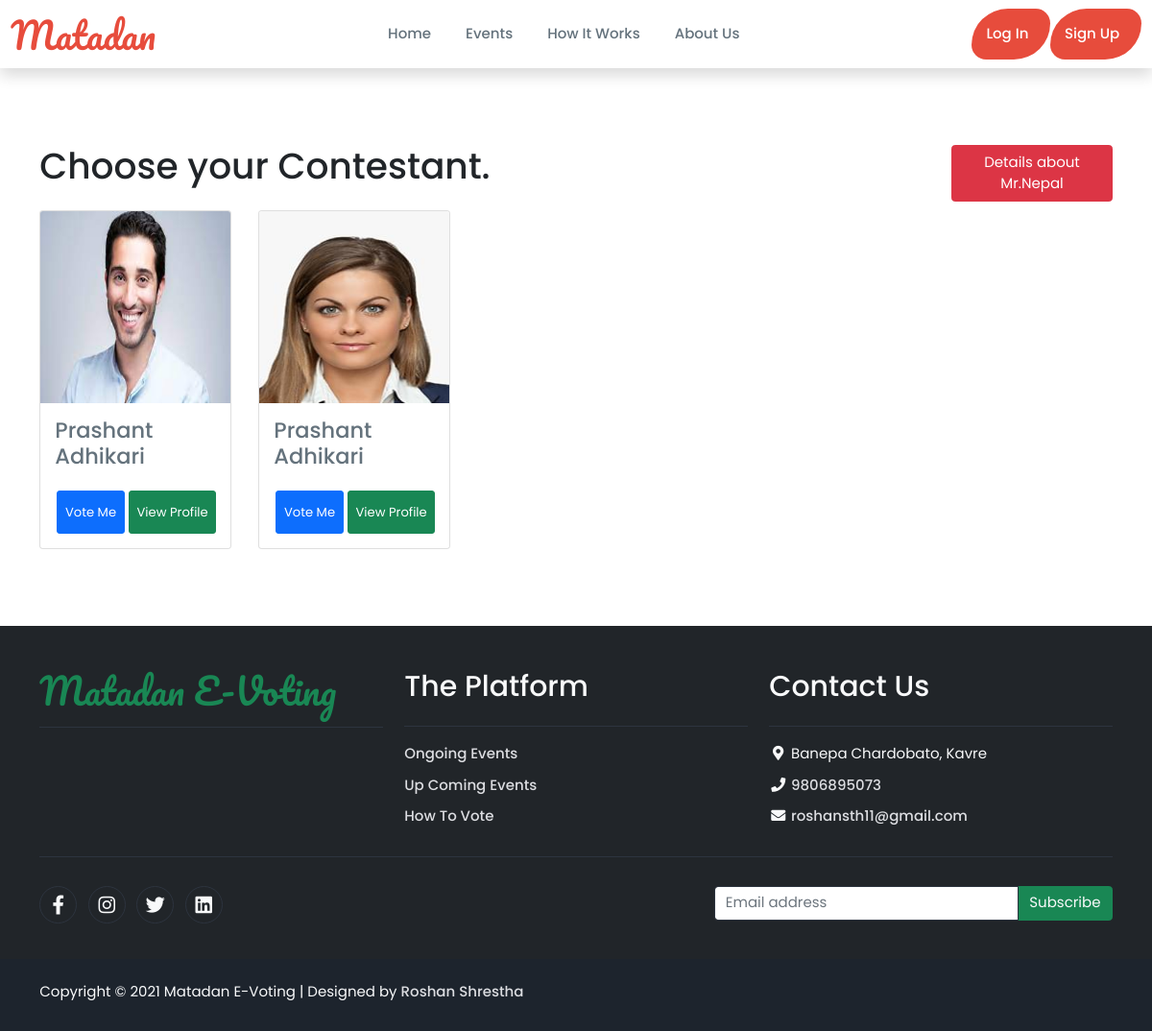
The app's page /contestants/23 with its own data.
### myapp/models.py (models this page shows, shortened)
class Contestant(models.Model):
    contestant_id=models.CharField(max_length=30, unique=True)
    event=models.ForeignKey(Event,on_delete=models.CASCADE)
    contestant_name=models.CharField(max_length=30)
    contestant_image=models.ImageField(blank=True, null=True, upload_to="contestantimages/")
    contestant_age=models.CharField(max_length=30)
    contentant_height=models.CharField(max_length=30)

### myapp/views.py (the view)
# urls.py: path('contestants/<int:id>', views.contestants, name='contestantsid'),
def contestants(request, id):
    contestant=Contestant.objects.filter(event_id=id)
    voting=Voted.objects.all()
    context={
        'contestants':contestant,
        'votings':voting
    }
    return render(request, 'contestants.html', context)

### templates/contestants.html (shortened to what this page needs)
{% extends 'base.html' %}
{% block body %}
<div class="container container-fluid" style="margin-top:80px; margin-bottom:80px">
    <div class="row">
        <div class="col-10">
            <h1 class="text-dark mb-4"> Choose your Contestant.</h1>
        </div>
        <div class="col-2">
            <a class="btn btn-danger" href="/eventdetail">Details about Mr.Nepal</a>
        </div>
    </div>
        <div class="row row-cols-1 row-cols-md-5 g-4">
            {% for contestant in contestants %}
            <div class="col">
                <a href="#">
                    <div class="card" style="width:200px">
                        <img class="card-img-top" src="{{contestant.contestant_image.url}}" alt="Card image" style="width:100%; height: 200px;">
                        <div class="card-body">
                            <h4 class="card-title mb-4" >{{contestant.contestant_name}}</h4>
                            <div class="btn-wrapper text-center d-flex justify-content-between">
                                {% if user.voted.is_voted %}
                                <a class="btn btn-sm btn-primary d-flex align-items-center" disabled>Voted</a>
                                {% else %}
                                <a href="{% url 'voted' contestant.id %}" class="btn btn-sm btn-primary d-flex align-items-center">Vote Me</a>
                                {% endif %}
                                <br>
                                <br>
                                <a href="/contestant_profile" class="btn btn-sm btn-success d-flex align-items-center">View Profile</a>
                            </div>
                        </div>
                    </div>
                </a>
            </div>
            {% endfor %}
        </div>
    </div>
{% endblock body %}

### templates/base.html (shortened to what this page needs)
{% load static %}
<!DOCTYPE html>
<html lang="en">
<head>
    <link href="https://cdn.jsdelivr.net/npm/bootstrap@5.1.3/dist/css/bootstrap.min.css" rel="stylesheet">
    <link rel="stylesheet" href="https://pro.fontawesome.com/releases/v5.10.0/css/all.css"/>
    <link rel="stylesheet" href="{% static '/css/style1.css' %}">
</head>
<body class="home">
{% include "nav.html" %}
{% block body %}
{% endblock body %}
{% include "footer.html" %}
</body>
</html>

### templates/nav.html (shortened to what this page needs)
<header class="header">
  <nav class="navbar navbar-expand-lg navbar-light shadow">
    <div class="container-fluid">
      <a class="navbar-bran" href="/index">Matadan</a>
      <div class="collapse navbar-collapse navbar-expand-md justify-content-between" id="toggleMobileMenu">
        <ul class="navbar-nav text-center ms-auto mb-2 mb-lg-0">
          <li class="nav-item">
            <a class="nav-links" aria-current="page" href="/index">Home</a>
          </li>
          <li class="nav-item">
            <a class="nav-links" href="/events">Events</a>
          </li>
          <li class="nav-item">
            <a class="nav-links" href="/howitworks">How It Works</a>
          </li>
          <li class="nav-item">
            <a class="nav-links" href="/aboutus">About Us</a>
          </li>
        </ul>
        <ul class="navbar-nav text-center ms-auto">
          {% if user.is_authenticated %}
          <div class="nav-item dropdown no-arrow">
            <a class="dropdown-toggle nav-link" aria-expanded="false" data-bs-toggle="dropdown" href="#">
              <span class="d-none d-lg-inline me-2 text-gray-600 fs-5">{{user.username}}</span>
                <i class="fas fa-user "></i></a>
            <div class="dropdown-menu shadow dropdown-menu-end animated--grow-in">
              <a class="dropdown-item" href="#"><i class="fas fa-user fa-sm fa-fw me-2 text-gray-400"></i>&nbsp;Profile</a>
              <div class="dropdown-divider"></div>
              <a class="dropdown-item" href="/logout"><i
                  class="fas fa-sign-out-alt fa-sm fa-fw me-2 text-gray-400"></i>&nbsp;Logout</a>
            </div>
          {% else %}
          <a type="button" class="btn-login" href="/login">Log In</a>
          <br>
          <a type="button" class="btn-signup" href="/signup">Sign Up</a>
          {% endif %}
        </ul>
      </div>
    </div>
  </nav>
</header>

### templates/footer.html (shortened to what this page needs)
<footer class="bg-dark" id="tempaltemo_footer">
    <div class="container">
        <div class="row">
            <div class="col-md-4 pt-5">
                <h2 class="navbar-bran text-success border-bottom pb-3 border-light logo">Matadan E-Voting</h2>
            </div>
            <div class="col-md-4 pt-5">
                <h2 class="h2 text-light border-bottom pb-4 border-light">The Platform</h2>
                <ul class="list-unstyled text-light footer-link-list">
                    <li><a class="text-decoration-none" href="#">Ongoing Events</a></li>
                    <li><a class="text-decoration-none" href="#">Up Coming Events</a></li>
                    <li><a class="text-decoration-none" href="#">How To Vote</a></li>
                </ul>
            </div>
            <div class="col-md-4 pt-5">
                <h2 class="h2 text-light border-bottom pb-4 border-light">Contact Us</h2>
                <ul class="list-unstyled text-light footer-link-list">
                    <li>
                        <i class="fas fa-map-marker-alt fa-fw"></i>
                        Banepa Chardobato, Kavre
                    </li>
                    <li>
                        <i class="fa fa-phone fa-fw"></i>
                        <a class="text-decoration-none" href="tel:">9806895073</a>
                    </li>
                    <li>
                        <i class="fa fa-envelope fa-fw"></i>
                        <a class="text-decoration-none" href="mailto:">roshansth11@gmail.com</a>
                    </li>
                </ul>
            </div>
        </div>
        <div class="row text-light mb-4">
            <div class="col-12 mb-3">
                <div class="w-100 my-3 border-top border-light"></div>
            </div>
            <div class="col-auto me-auto">
                <ul class="list-inline text-left footer-icons">
                    <li class="list-inline-item border border-light rounded-circle text-center">
                        <a class="text-light text-decoration-none" target="_blank" href="https://www.facebook.com/maggot.roshan08"><i class="fab fa-facebook-f fa-lg fa-fw"></i></a>
                    </li>
                    <li class="list-inline-item border border-light rounded-circle text-center">
                        <a class="text-light text-decoration-none" target="_blank" href="https://www.instagram.com/_roshan.stha/"><i class="fab fa-instagram fa-lg fa-fw"></i></a>
                    </li>
                    <li class="list-inline-item border border-light rounded-circle text-center">
                        <a class="text-light text-decoration-none" target="_blank" href="https://twitter.com/RoshanS7756248"><i class="fab fa-twitter fa-lg fa-fw"></i></a>
                    </li>
                    <li class="list-inline-item border border-light rounded-circle text-center">
                        <a class="text-light text-decoration-none" target="_blank" href="https://www.linkedin.com/in/roshan-shrestha-339653167/"><i class="fab fa-linkedin fa-lg fa-fw"></i></a>
                    </li>
                </ul>
            </div>
            <div class="col-auto">
                <div class="input-group mb-2">
                    <input type="text" class="form-control bg-white border-light" id="subscribeEmail" placeholder="Email address">
                    <div class="input-group-text btn-success text-light">Subscribe</div>
                </div>
            </div>
        </div>
    </div>
    <div class="w-100 bg-black py-3">
        <div class="container">
            <div class="row pt-2">
                <div class="col-12">
                    <p class="text-left text-light">
                        Copyright &copy; 2021 Matadan E-Voting
                        | Designed by <a rel="sponsored" href="https://www.instagram.com/_roshan.stha/" target="_blank">Roshan Shrestha</a>
                    </p>
                </div>
            </div>
        </div>
    </div>
</footer>

### static/css/style1.css (style rules this page uses)
html, body { font-family: 'Poppins'; font-size: 15px; line-height: 1.5; box-sizing: border-box; margin: 0; overflow-x: visible; top: 0; left: 0; }
a { text-decoration: none; color: rgba(34, 54, 69, .7); font-weight: 500; }
ul { list-style-type: none; }
.navbar { position: relative; top: 0; display: flex; flex-wrap: wrap; align-items: center; justify-content: space-between; padding-top: 0.5rem; padding-bottom: 0.5rem; }
.navbar-bran { font-family: 'Pacifico', cursive; font-size: 2.5rem; color: #e74c3c; }
.navbar-expand-md .navbar-nav .nav-links { padding: 2rem 1.2rem; font-size: 1rem; position: relative; }
.navbar-nav .btn-login { background-color: #e74c3c; color: white; border-radius: 50px 20px; padding: 1rem 1.5rem 1rem 1rem; font-size: 1rem; }
.navbar-nav .btn-signup { background-color: #e74c3c; color: white; border-radius: 50px 20px; padding: 1rem 1.5rem 1rem 1rem; font-size: 1rem; }
#tempaltemo_footer a { color: #dcdde1; }
#tempaltemo_footer ul.footer-link-list li { padding-top: 10px; }
#tempaltemo_footer ul.footer-icons li { width: 2.6em; height: 2.6em; line-height: 2.6em; }
#tempaltemo_footer .border-light { border-color: #2d343f !important; }
#tempaltemo_footer .bg-black { background-color:#1d242d !important; }

### records on screen
Contestant: contestant_image (picture), contestant_name "Prashant Adhikari"
Contestant: contestant_image (picture), contestant_name "Prashant Adhikari"
